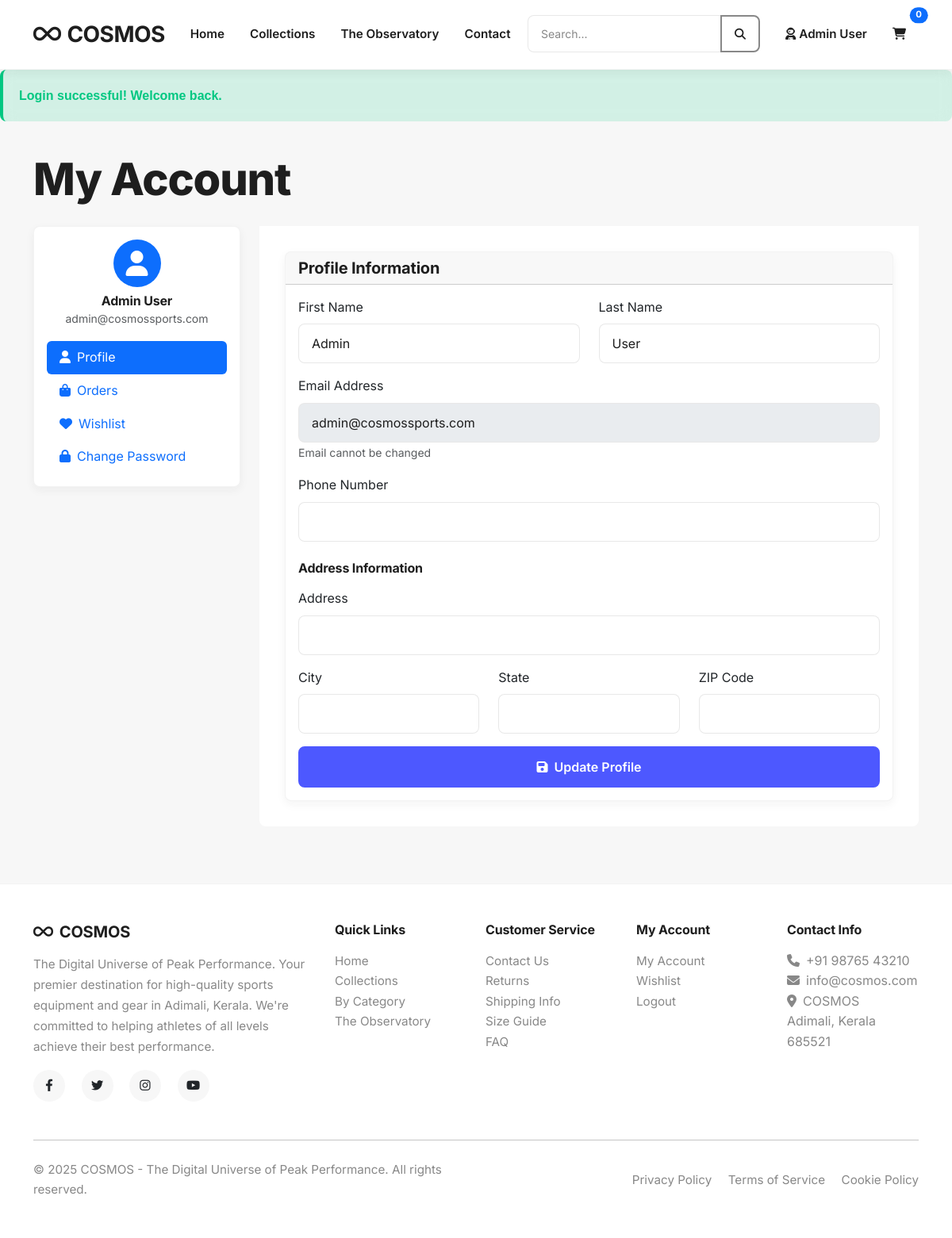
Page /my-account.php (signed in) on the committed database.
### tables this page shows
CREATE TABLE `users` (
  `id` int(11) NOT NULL,
  `first_name` varchar(50) NOT NULL,
  `last_name` varchar(50) NOT NULL,
  `email` varchar(100) NOT NULL,
  `password` varchar(255) NOT NULL,
  `phone` varchar(20) DEFAULT NULL,
  `address` text DEFAULT NULL,
  `city` varchar(50) DEFAULT NULL,
  `state` varchar(50) DEFAULT NULL,
  `zip_code` varchar(10) DEFAULT NULL,
  `role` enum('customer','admin') DEFAULT 'customer',
  `status` enum('active','inactive','deleted') DEFAULT 'active',
  `created_at` timestamp NOT NULL DEFAULT current_timestamp(),
  `updated_at` timestamp NOT NULL DEFAULT current_timestamp() ON UPDATE current_timestamp()
);

### includes/db.php (called while the page is built, shortened)
<?php
class Database {
    private $host = DB_HOST;
    private $db_name = DB_NAME;
    private $username = DB_USER;
    private $password = DB_PASS;
    public function getConnection() {
        $this->conn = null;
        try {
            $this->conn = new PDO(
                "mysql:host=" . $this->host . ";dbname=" . $this->db_name,
                $this->username,
                $this->password
            );
            $this->conn->setAttribute(PDO::ATTR_ERRMODE, PDO::ERRMODE_EXCEPTION);
            $this->conn->setAttribute(PDO::ATTR_DEFAULT_FETCH_MODE, PDO::FETCH_ASSOC);
        } catch(PDOException $exception) {
            if ($exception->getCode() == 1049) {
                if (!defined('SETUP_MODE') || !SETUP_MODE) {
                    header('Location: install.php');
                    exit();
                }
            }
            echo "Connection error: " . $exception->getMessage();
        }
        return $this->conn;
    }
}
function getDB() {
    static $database = null;
    if ($database === null) {
        $database = new Database();
    }
    return $database->getConnection();
}
?>

### includes/classes/User.class.php (called while the page is built, shortened)
<?php
require_once __DIR__ . '/../db.php';
class User {
    private $db;
    public function __construct() {
        $this->db = getDB();
    }
    public function getById($id) {
        $sql = "SELECT id, first_name, last_name, email, phone, address, city, state, zip_code, role, status, created_at
                FROM users WHERE id = ?";
        $stmt = $this->db->prepare($sql);
        $stmt->execute([$id]);
        return $stmt->fetch();
    }
}
?>

### my-account.php (the view, shortened to what this page needs)
<?php
require_once 'includes/header.php';
require_once 'includes/classes/User.class.php';
$user = new User();
$user_info = $user->getById($_SESSION['user_id']);
?>
<div class="container py-4">
    <div class="row">
        <div class="col-12">
            <h1 class="mb-4">My Account</h1>
        </div>
    </div>
    <div class="row">
        <div class="col-lg-3 mb-4">
            <div class="card">
                <div class="card-body">
                    <div class="text-center mb-3">
                        <div class="bg-primary rounded-circle d-inline-flex align-items-center justify-content-center"
                             style="width: 60px; height: 60px;">
                            <i class="fas fa-user text-white fa-2x"></i>
                        </div>
                        <h6 class="mt-2 mb-0"><?php echo htmlspecialchars($user_info['first_name'] . ' ' . $user_info['last_name']); ?></h6>
                        <small class="text-muted"><?php echo htmlspecialchars($user_info['email']); ?></small>
                    </div>
                    <ul class="nav nav-pills flex-column">
                        <li class="nav-item">
                            <a class="nav-link active" href="#profile" data-bs-toggle="tab">
                                <i class="fas fa-user me-2"></i>Profile
                            </a>
                        </li>
                        <li class="nav-item">
                            <a class="nav-link" href="#orders" data-bs-toggle="tab">
                                <i class="fas fa-shopping-bag me-2"></i>Orders
                            </a>
                        </li>
                        <li class="nav-item">
                            <a class="nav-link" href="#wishlist" data-bs-toggle="tab">
                                <i class="fas fa-heart me-2"></i>Wishlist
                            </a>
                        </li>
                        <li class="nav-item">
                            <a class="nav-link" href="#password" data-bs-toggle="tab">
                                <i class="fas fa-lock me-2"></i>Change Password
                            </a>
                        </li>
                    </ul>
                </div>
            </div>
        </div>
        <div class="col-lg-9">
            <div class="tab-content">
                <div class="tab-pane fade show active" id="profile">
                    <div class="card">
                        <div class="card-header">
                            <h5 class="mb-0">Profile Information</h5>
                        </div>
                        <div class="card-body">
                            <form method="POST" action="my-account.php">
                                <div class="row">
                                    <div class="col-md-6 mb-3">
                                        <label for="first_name" class="form-label">First Name</label>
                                        <input type="text" class="form-control" id="first_name" name="first_name"
                                               value="<?php echo htmlspecialchars($user_info['first_name']); ?>" required>
                                    </div>
                                    <div class="col-md-6 mb-3">
                                        <label for="last_name" class="form-label">Last Name</label>
                                        <input type="text" class="form-control" id="last_name" name="last_name"
                                               value="<?php echo htmlspecialchars($user_info['last_name']); ?>" required>
                                    </div>
                                </div>
                                <div class="mb-3">
                                    <label for="email" class="form-label">Email Address</label>
                                    <input type="email" class="form-control" id="email"
                                           value="<?php echo htmlspecialchars($user_info['email']); ?>" disabled>
                                    <small class="form-text text-muted">Email cannot be changed</small>
                                </div>
                                <div class="mb-3">
                                    <label for="phone" class="form-label">Phone Number</label>
                                    <input type="tel" class="form-control" id="phone" name="phone"
                                           value="<?php echo htmlspecialchars($user_info['phone']); ?>">
                                </div>
                                <h6 class="mt-4 mb-3">Address Information</h6>
                                <div class="mb-3">
                                    <label for="address" class="form-label">Address</label>
                                    <input type="text" class="form-control" id="address" name="address"
                                           value="<?php echo htmlspecialchars($user_info['address']); ?>">
                                </div>
                                <div class="row">
                                    <div class="col-md-4 mb-3">
                                        <label for="city" class="form-label">City</label>
                                        <input type="text" class="form-control" id="city" name="city"
                                               value="<?php echo htmlspecialchars($user_info['city']); ?>">
                                    </div>
                                    <div class="col-md-4 mb-3">
                                        <label for="state" class="form-label">State</label>
                                        <input type="text" class="form-control" id="state" name="state"
                                               value="<?php echo htmlspecialchars($user_info['state']); ?>">
                                    </div>
                                    <div class="col-md-4 mb-3">
                                        <label for="zip_code" class="form-label">ZIP Code</label>
                                        <input type="text" class="form-control" id="zip_code" name="zip_code"
                                               value="<?php echo htmlspecialchars($user_info['zip_code']); ?>">
                                    </div>
                                </div>
                                <div class="d-grid">
                                    <button type="submit" class="btn btn-primary">
                                        <i class="fas fa-save me-2"></i>Update Profile
                                    </button>
                                </div>
                            </form>
                        </div>
                    </div>
                </div>
            </div>
        </div>
    </div>
</div>
<?php
require_once 'includes/footer.php';
?>

### assets/css/style.css (style rules this page uses)
:root { --background-color: #F7F7F7; --surface-color: #FFFFFF; --panel-color: #FFFFFF; --primary-color: #4D58FF; --secondary-color: #888888; --accent-color: #4D58FF; --accent-hover: #3a45d9; --headline-color: #1E1E1E; --body-color: #1E1E1E; --muted-color: #888888; --success-color: #00C781; --danger-color: #dc3545; --warning-color: #ffc107; --info-color: #4D58FF; --border-radius-sm: 0.25rem; --border-radius-md: 0.5rem; --border-radius-lg: 0.75rem; --transition-fast: all 0.2s cubic-bezier(0.25, 0.1, 0.25, 1); --transition-normal: all 0.3s cubic-bezier(0.25, 0.1, 0.25, 1); --transition-slow: all 0.5s cubic-bezier(0.25, 0.1, 0.25, 1); --shadow-light: 0 4px 12px rgba(30, 30, 30, 0.05); --shadow-medium: 0 8px 24px rgba(30, 30, 30, 0.1); --shadow-heavy: 0 12px 36px rgba(30, 30, 30, 0.15); }
body { font-family: 'Inter', 'Helvetica Neue', Arial, sans-serif; line-height: 1.6; color: var(--body-color); background-color: var(--background-color); font-feature-settings: "liga" 1, "kern" 1; -webkit-font-smoothing: antialiased; -moz-osx-font-smoothing: grayscale; }
h1, h2, h3, h4, h5, h6 { font-family: 'Inter', 'Helvetica Neue', Arial, sans-serif; font-weight: 700; color: var(--headline-color); letter-spacing: -0.01em; line-height: 1.2; }
h1 { font-size: 3.5rem; font-weight: 800; letter-spacing: -0.02em; }
a { color: var(--accent-color); text-decoration: none; transition: var(--transition-normal); }
.card { border: none; border-radius: var(--border-radius-md); background-color: var(--surface-color); transition: var(--transition-normal); position: relative; overflow: hidden; box-shadow: var(--shadow-light); border: 1px solid rgba(30, 30, 30, 0.05); }
.card::before { content: ''; position: absolute; top: 0; left: 0; right: 0; height: 3px; background: linear-gradient(90deg, var(--accent-color), transparent); transform: scaleX(0); transition: var(--transition-normal); }
.btn { border-radius: var(--border-radius-md); font-family: 'Inter', sans-serif; font-weight: 600; transition: var(--transition-normal); padding: 0.75rem 1.5rem; border: 2px solid transparent; position: relative; }
.btn-primary { background-color: var(--accent-color); border-color: var(--accent-color); color: white; }
.form-control, .form-select { border-radius: var(--border-radius-md); border: 1px solid rgba(30, 30, 30, 0.1); background-color: var(--surface-color); color: var(--headline-color); transition: var(--transition-normal); padding: 0.75rem 1rem; }
.form-control::placeholder { color: var(--muted-color); }
.tab-content { background-color: var(--surface-color); border-radius: 0 0 var(--border-radius-md) var(--border-radius-md); }
.tab-pane { padding: 2rem; }
.tab-pane h6 { color: var(--headline-color); font-weight: 700; margin-bottom: 1rem; }
.btn, .card, .form-control, .form-select { transition: var(--transition-normal); }

### rows in the picture
users: first_name+last_name "Admin User", email "admin@cosmossports.com", first_name "Admin", last_name "User"

### other values in the picture
$_SESSION['user_name'] "Admin User"
getCartCount() "0"
$message "Login successful! Welcome back."
SITE_PHONE "+91 98765 43210"
SITE_EMAIL "info@cosmos.com"
